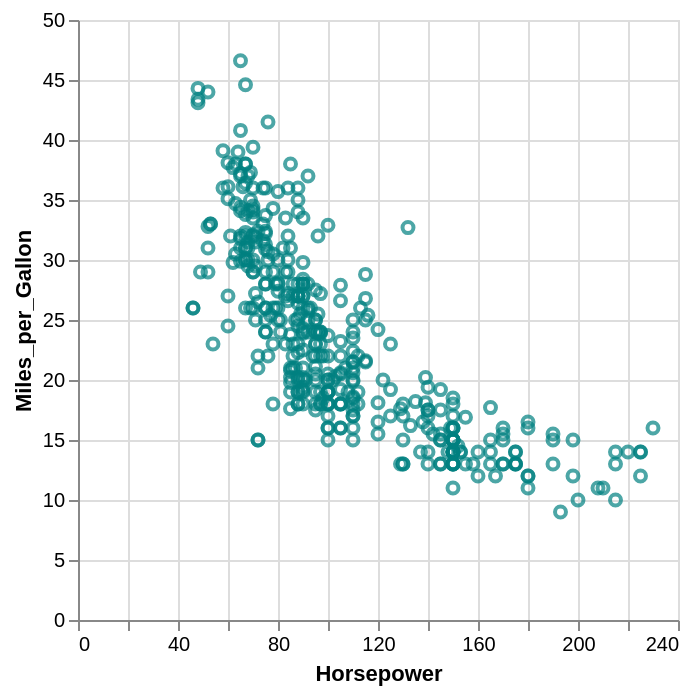

This figure's Vega-Lite source:
### Vega-Lite specification from a JSON file in a GitHub repository (floating-point values rounded to 4 significant figures; data arrays with more than 128 entries replaced by an {"elided": "..."} marker saying what was removed)
{"$schema": "https://vega.github.io/schema/vega-lite/v4.json", "description": "Drag out a rectangular brush to highlight points.", "data": {"values": {"elided": "406 records"}}, "selection": {"brush": {"type": "interval"}, "hoverbrush": {"type": "multi", "on": "mouseover", "nearest": true}}, "mark": "point", "encoding": {"x": {"field": "Horsepower", "type": "quantitative"}, "y": {"field": "Miles_per_Gallon", "type": "quantitative"}, "color": {"condition": [{"selection": "hoverbrush", "value": "teal"}, {"selection": "brush", "value": "skyblue"}], "value": "grey"}}}
